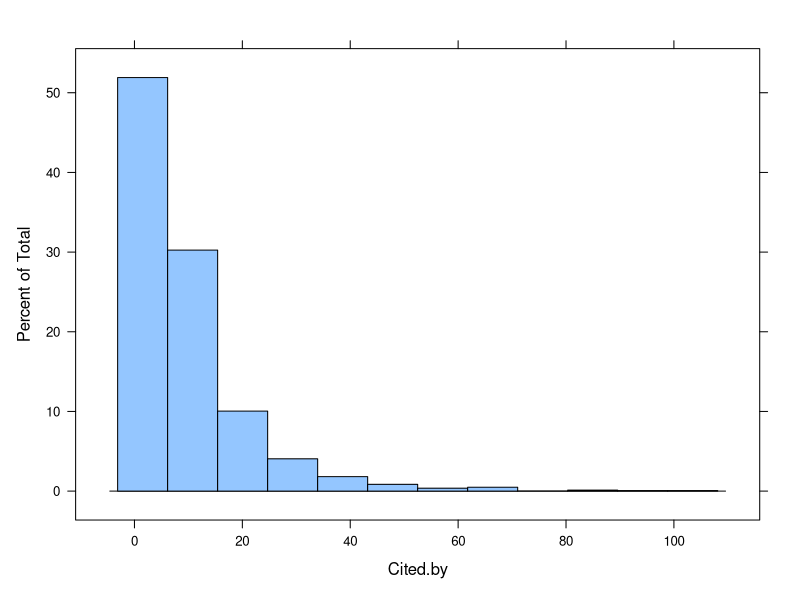

Generate this figure with R: (Note: this script raises an error after producing the figure.)
require(ggplot2)
require(lattice)

setwd("C:/Users/Lewan/Documents/MATLAB/Modeling/Replication market/plotting citations scopus")
#Downloaded first 2,000 (i.e. most recent first) for each journal on 11/4/2018  
scopusdata<-rbind(cbind(read.csv("scopusPS.csv"),journal="Psychological Science"),
                  cbind(read.csv("scopusPR.csv"),journal="Psychological Review"),
                  cbind(read.csv("scopusJEPGEN.csv"),journal="JEP:General"),
                  cbind(read.csv("scopusLMC.csv"),journal="JEP:LMC"))

#this is 2,000 from 2014 only
scopuspsych <- read.csv("scopusPsych.csv")


x11()
histogram(~Cited.by,data=subset(scopuspsych,Cited.by<150))
forclip <- subset(scopuspsych, Cited.by<500)$Cited.by
write.table(forclip[!is.na(forclip)], "clipboard",row.names=FALSE, col.names = FALSE)

x11()
histogram(~Cited.by|journal,data=subset(scopusdata,Cited.by<500))

aggregate(Cited.by~journal,data=scopusdata,FUN=mean)

forclip <- subset(scopusdata,journal=="Psychological Science" & Cited.by<500)$Cited.by
 
write.table(forclip[!is.na(forclip)], "clipboard",row.names=FALSE, col.names = FALSE)

plot1<-ggplot(scopusdata, aes(x=Cited.by))  + 
  geom_histogram(colour="#535353", fill="#84D5F0", binwidth=2) +
  xlab("Number of Citations") + ylab("Number of Articles")  + 
  ggtitle("Citation Data for Psychological Science 2011-2015") +
  coord_cartesian(xlim = c(-5, 250))
plot1

#Plot by year
plot1 + facet_grid(Year ~ .)

#Calculate median citation rate per year
aggregate((scopusdata$Cited.by), by=list(Category=scopusdata$Year), FUN=median, na.rm=TRUE)
#Calculate mean citation rate per year
aggregate((scopusdata$Cited.by), by=list(Category=scopusdata$Year), FUN=mean, na.rm=TRUE)

#Sum never cited journal articles per year (Scopus codes 0 citations as NA)
aggregate((is.na(scopusdata$Cited.by)), by=list(Category=scopusdata$Year), FUN=sum)